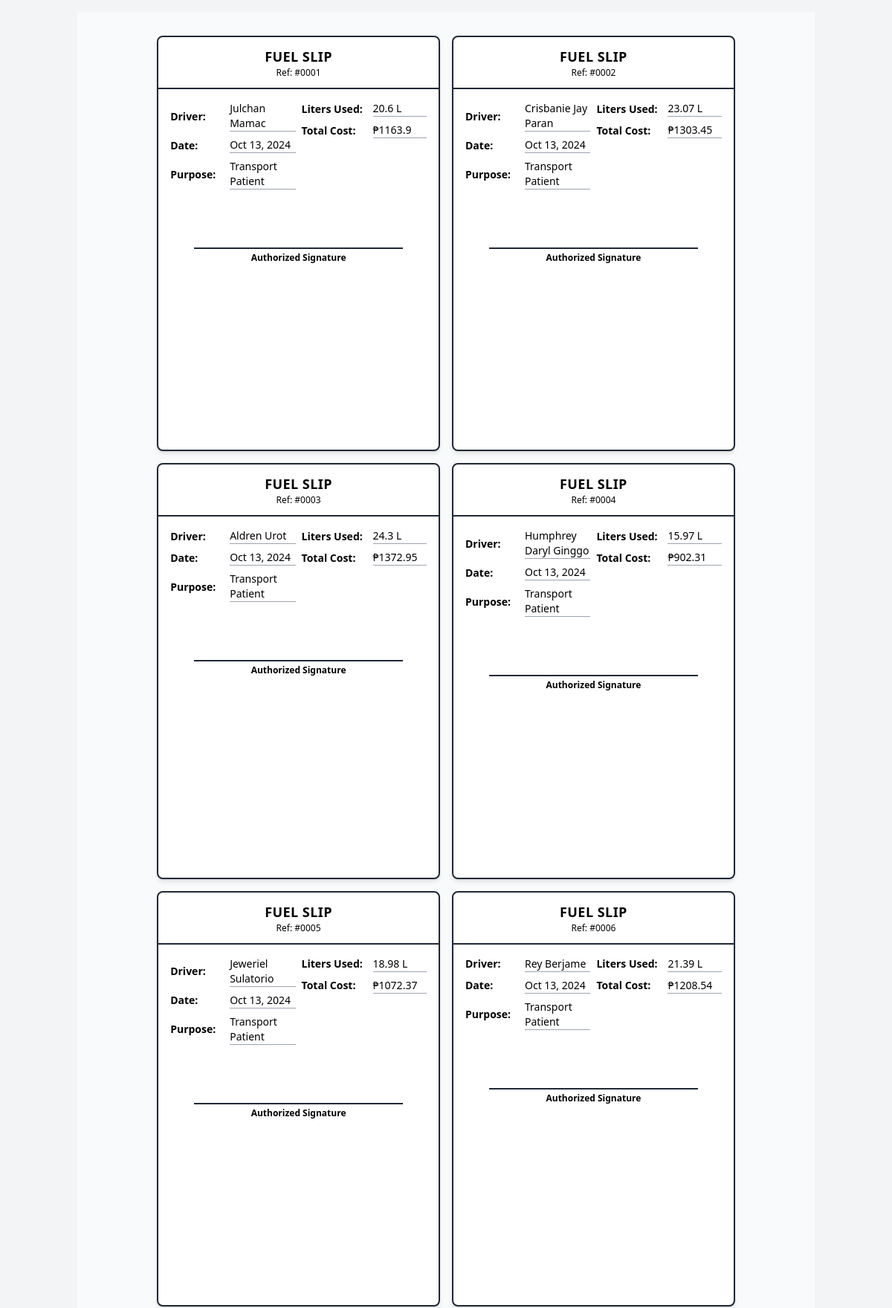
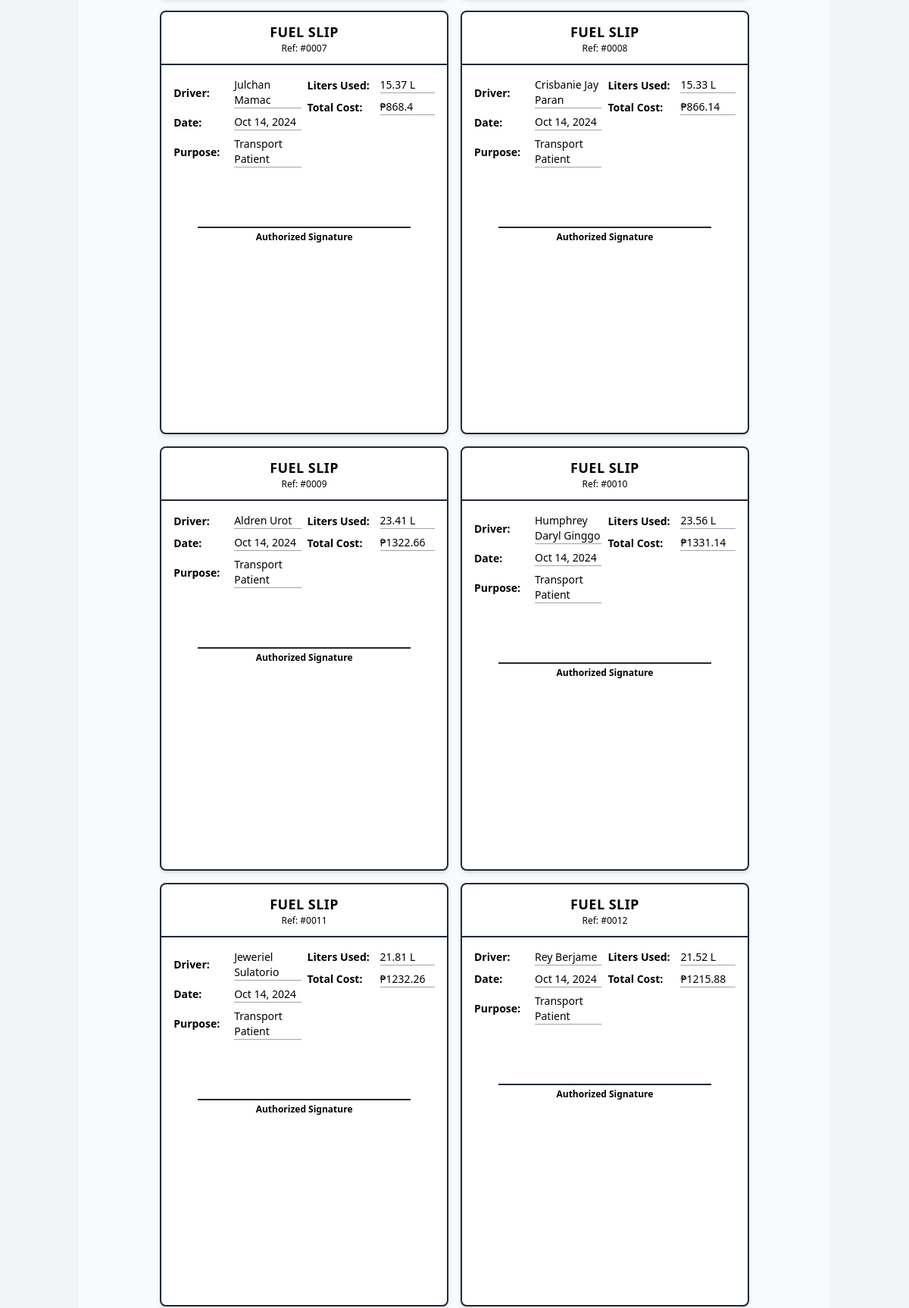
The app's page /print-gas-slips/ (upper part) with its own data (2 pictures, top to bottom).
### fuel/models.py (models this page shows, shortened)
class FuelConsumption(models.Model):
    driver = models.ForeignKey(Driver, on_delete=models.CASCADE)
    date = models.DateField()
    number_of_trips = models.PositiveIntegerField()
    purpose = models.CharField(max_length=200, help_text="Trip purpose/description")
    total_liters = models.FloatField(editable=False)
    cost = models.FloatField(editable=False)
    class Meta:
        unique_together = ('driver', 'date')
        verbose_name = "Fuel Consumption"
        verbose_name_plural = "Fuel Consumptions"

class Driver(models.Model):
    name = models.CharField(max_length=100, unique=True)
    def __str__(self):
        return self.name
    class Meta:
        verbose_name = "Driver"
        verbose_name_plural = "Drivers"

### fuel/views.py (the view)
# urls.py: path('print-gas-slips/', gas_slip_print_view, name='print_gas_slips'),
def gas_slip_print_view(request):
    slips = FuelConsumption.objects.all().order_by('date')
    context = {
        'slips': slips
    }
    return render(request, 'fuel/gas_slip_print.html', context)

### templates/fuel/gas_slip_print.html (shortened to what this page needs)
{% extends "base.html" %}
{% block content %}
<script src="https://cdn.tailwindcss.com"></script>
<div class="min-h-screen bg-gray-50 py-8">
    <div class="grid grid-cols-2 gap-4 max-w-[210mm] mx-auto px-2">
        {% for slip in slips %}
        <div class="bg-white rounded-lg shadow-md border-2 border-gray-800 overflow-hidden h-[148mm]">
            <div class="p-3 text-center border-b-2 border-gray-800">
                <h2 class="text-lg font-bold tracking-wide">FUEL SLIP</h2>
                <p class="text-xs font-medium">Ref: #{{ slip.id|stringformat:"04d" }}</p>
            </div>
            <div class="p-4 space-y-3">
                <div class="grid grid-cols-2 gap-2">
                    <div class="space-y-2">
                        <p class="flex items-center text-sm">
                            <span class="font-bold w-20">Driver:</span>
                            <span class="border-b border-gray-400 flex-1">{{ slip.driver }}</span>
                        </p>
                        <p class="flex items-center text-sm">
                            <span class="font-bold w-20">Date:</span>
                            <span class="border-b border-gray-400 flex-1">{{ slip.date|date:"M d, Y" }}</span>
                        </p>
                        <p class="flex items-center text-sm">
                            <span class="font-bold w-20">Purpose:</span>
                            <span class="border-b border-gray-400 flex-1">{{ slip.purpose }}</span>
                        </p>
                    </div>
                    <div class="space-y-2">
                        <p class="flex items-center text-sm">
                            <span class="font-bold w-24">Liters Used:</span>
                            <span class="border-b border-gray-400 flex-1">{{ slip.total_liters }} L</span>
                        </p>
                        <p class="flex items-center text-sm">
                            <span class="font-bold w-24">Total Cost:</span>
                            <span class="border-b border-gray-400 flex-1">₱{{ slip.cost }}</span>
                        </p>
                    </div>
                </div>
            </div>
            <div class="p-4 mt-4">
                <div class="text-center">
                    <div class="border-b-2 border-gray-800 h-8 mx-8"></div>
                    <p class="text-xs font-bold mt-1">Authorized Signature</p>
                </div>
            </div>
        </div>
        {% endfor %}
    </div>
</div>
{% endblock %}

### records on screen
FuelConsumption: id "0001", driver "Julchan Mamac", date "Oct 13, 2024", purpose "Transport Patient", total_liters "20.6", cost "1163.9"
FuelConsumption: id "0002", driver "Crisbanie Jay Paran", date "Oct 13, 2024", purpose "Transport Patient", total_liters "23.07", cost "1303.45"
FuelConsumption: id "0003", driver "Aldren Urot", date "Oct 13, 2024", purpose "Transport Patient", total_liters "24.3", cost "1372.95"
FuelConsumption: id "0004", driver "Humphrey Daryl Ginggo", date "Oct 13, 2024", purpose "Transport Patient", total_liters "15.97", cost "902.31"
FuelConsumption: id "0005", driver "Jeweriel Sulatorio", date "Oct 13, 2024", purpose "Transport Patient", total_liters "18.98", cost "1072.37"
FuelConsumption: id "0006", driver "Rey Berjame", date "Oct 13, 2024", purpose "Transport Patient", total_liters "21.39", cost "1208.54"
FuelConsumption: id "0007", driver "Julchan Mamac", date "Oct 14, 2024", purpose "Transport Patient", total_liters "15.37", cost "868.4"
FuelConsumption: id "0008", driver "Crisbanie Jay Paran", date "Oct 14, 2024", purpose "Transport Patient", total_liters "15.33", cost "866.14"
FuelConsumption: id "0009", driver "Aldren Urot", date "Oct 14, 2024", purpose "Transport Patient", total_liters "23.41", cost "1322.66"
FuelConsumption: id "0010", driver "Humphrey Daryl Ginggo", date "Oct 14, 2024", purpose "Transport Patient", total_liters "23.56", cost "1331.14"
FuelConsumption: id "0011", driver "Jeweriel Sulatorio", date "Oct 14, 2024", purpose "Transport Patient", total_liters "21.81", cost "1232.26"
FuelConsumption: id "0012", driver "Rey Berjame", date "Oct 14, 2024", purpose "Transport Patient", total_liters "21.52", cost "1215.88"
